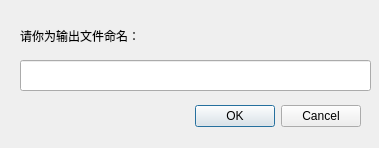
<?xml version="1.0" encoding="UTF-8"?>
<ui version="4.0">
 <class>Dialog</class>
 <widget class="QDialog" name="Dialog">
  <property name="geometry">
   <rect>
    <x>0</x>
    <y>0</y>
    <width>379</width>
    <height>148</height>
   </rect>
  </property>
  <property name="windowTitle">
   <string>Name</string>
  </property>
  <widget class="QDialogButtonBox" name="buttonBox">
   <property name="geometry">
    <rect>
     <x>20</x>
     <y>100</y>
     <width>341</width>
     <height>32</height>
    </rect>
   </property>
   <property name="orientation">
    <enum>Qt::Horizontal</enum>
   </property>
   <property name="standardButtons">
    <set>QDialogButtonBox::Cancel|QDialogButtonBox::Ok</set>
   </property>
  </widget>
  <widget class="QLineEdit" name="lineEdit">
   <property name="geometry">
    <rect>
     <x>20</x>
     <y>60</y>
     <width>351</width>
     <height>31</height>
    </rect>
   </property>
  </widget>
  <widget class="QLabel" name="label">
   <property name="geometry">
    <rect>
     <x>20</x>
     <y>20</y>
     <width>251</width>
     <height>31</height>
    </rect>
   </property>
   <property name="styleSheet">
    <string notr="true">font: 14pt &quot;霞鹜文楷&quot;;</string>
   </property>
   <property name="text">
    <string>请你为输出文件命名：</string>
   </property>
  </widget>
 </widget>
 <resources/>
 <connections>
  <connection>
   <sender>buttonBox</sender>
   <signal>accepted()</signal>
   <receiver>Dialog</receiver>
   <slot>accept()</slot>
   <hints>
    <hint type="sourcelabel">
     <x>248</x>
     <y>254</y>
    </hint>
    <hint type="destinationlabel">
     <x>157</x>
     <y>274</y>
    </hint>
   </hints>
  </connection>
  <connection>
   <sender>buttonBox</sender>
   <signal>rejected()</signal>
   <receiver>Dialog</receiver>
   <slot>reject()</slot>
   <hints>
    <hint type="sourcelabel">
     <x>316</x>
     <y>260</y>
    </hint>
    <hint type="destinationlabel">
     <x>286</x>
     <y>274</y>
    </hint>
   </hints>
  </connection>
 </connections>
</ui>
